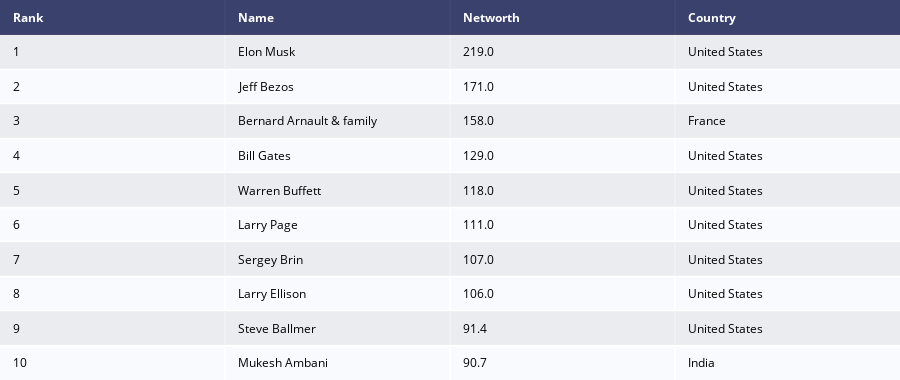

Notebook code for this chart:
### Code cell
top_10_table = ff.create_table(top_10)
top_10_table

### Figure 1 — Plotly figure (JSON) as saved in the notebook; plotly's stock layout.template omitted (floating-point values rounded to 4 significant figures)
{"data": [{"colorscale": [[0, "#00083e"], [0.5, "#ededee"], [1, "#ffffff"]], "hoverinfo": "none", "opacity": 0.75, "showscale": false, "type": "heatmap", "z": [[0, 0, 0, 0], [0.5, 0.5, 0.5, 0.5], [1, 1, 1, 1], [0.5, 0.5, 0.5, 0.5], [1, 1, 1, 1], [0.5, 0.5, 0.5, 0.5], [1, 1, 1, 1], [0.5, 0.5, 0.5, 0.5], [1, 1, 1, 1], [0.5, 0.5, 0.5, 0.5], [1, 1, 1, 1]]}], "layout": {"annotations": [{"align": "left", "font": {"color": "#ffffff"}, "showarrow": false, "text": "<b>Rank</b>", "x": -0.45, "xanchor": "left", "xref": "x", "y": 0, "yref": "y"}, {"align": "left", "font": {"color": "#ffffff"}, "showarrow": false, "text": "<b>Name</b>", "x": 0.55, "xanchor": "left", "xref": "x", "y": 0, "yref": "y"}, {"align": "left", "font": {"color": "#ffffff"}, "showarrow": false, "text": "<b>Networth</b>", "x": 1.55, "xanchor": "left", "xref": "x", "y": 0, "yref": "y"}, {"align": "left", "font": {"color": "#ffffff"}, "showarrow": false, "text": "<b>Country</b>", "x": 2.55, "xanchor": "left", "xref": "x", "y": 0, "yref": "y"}, {"align": "left", "font": {"color": "#000000"}, "showarrow": false, "text": "1", "x": -0.45, "xanchor": "left", "xref": "x", "y": 1, "yref": "y"}, {"align": "left", "font": {"color": "#000000"}, "showarrow": false, "text": "Elon Musk", "x": 0.55, "xanchor": "left", "xref": "x", "y": 1, "yref": "y"}, {"align": "left", "font": {"color": "#000000"}, "showarrow": false, "text": "219.0", "x": 1.55, "xanchor": "left", "xref": "x", "y": 1, "yref": "y"}, {"align": "left", "font": {"color": "#000000"}, "showarrow": false, "text": "United States", "x": 2.55, "xanchor": "left", "xref": "x", "y": 1, "yref": "y"}, {"align": "left", "font": {"color": "#000000"}, "showarrow": false, "text": "2", "x": -0.45, "xanchor": "left", "xref": "x", "y": 2, "yref": "y"}, {"align": "left", "font": {"color": "#000000"}, "showarrow": false, "text": "Jeff Bezos", "x": 0.55, "xanchor": "left", "xref": "x", "y": 2, "yref": "y"}, {"align": "left", "font": {"color": "#000000"}, "showarrow": false, "text": "171.0", "x": 1.55, "xanchor": "left", "xref": "x", "y": 2, "yref": "y"}, {"align": "left", "font": {"color": "#000000"}, "showarrow": false, "text": "United States", "x": 2.55, "xanchor": "left", "xref": "x", "y": 2, "yref": "y"}, {"align": "left", "font": {"color": "#000000"}, "showarrow": false, "text": "3", "x": -0.45, "xanchor": "left", "xref": "x", "y": 3, "yref": "y"}, {"align": "left", "font": {"color": "#000000"}, "showarrow": false, "text": "Bernard Arnault & family", "x": 0.55, "xanchor": "left", "xref": "x", "y": 3, "yref": "y"}, {"align": "left", "font": {"color": "#000000"}, "showarrow": false, "text": "158.0", "x": 1.55, "xanchor": "left", "xref": "x", "y": 3, "yref": "y"}, {"align": "left", "font": {"color": "#000000"}, "showarrow": false, "text": "France", "x": 2.55, "xanchor": "left", "xref": "x", "y": 3, "yref": "y"}, {"align": "left", "font": {"color": "#000000"}, "showarrow": false, "text": "4", "x": -0.45, "xanchor": "left", "xref": "x", "y": 4, "yref": "y"}, {"align": "left", "font": {"color": "#000000"}, "showarrow": false, "text": "Bill Gates", "x": 0.55, "xanchor": "left", "xref": "x", "y": 4, "yref": "y"}, {"align": "left", "font": {"color": "#000000"}, "showarrow": false, "text": "129.0", "x": 1.55, "xanchor": "left", "xref": "x", "y": 4, "yref": "y"}, {"align": "left", "font": {"color": "#000000"}, "showarrow": false, "text": "United States", "x": 2.55, "xanchor": "left", "xref": "x", "y": 4, "yref": "y"}, {"align": "left", "font": {"color": "#000000"}, "showarrow": false, "text": "5", "x": -0.45, "xanchor": "left", "xref": "x", "y": 5, "yref": "y"}, {"align": "left", "font": {"color": "#000000"}, "showarrow": false, "text": "Warren Buffett", "x": 0.55, "xanchor": "left", "xref": "x", "y": 5, "yref": "y"}, {"align": "left", "font": {"color": "#000000"}, "showarrow": false, "text": "118.0", "x": 1.55, "xanchor": "left", "xref": "x", "y": 5, "yref": "y"}, {"align": "left", "font": {"color": "#000000"}, "showarrow": false, "text": "United States", "x": 2.55, "xanchor": "left", "xref": "x", "y": 5, "yref": "y"}, {"align": "left", "font": {"color": "#000000"}, "showarrow": false, "text": "6", "x": -0.45, "xanchor": "left", "xref": "x", "y": 6, "yref": "y"}, {"align": "left", "font": {"color": "#000000"}, "showarrow": false, "text": "Larry Page", "x": 0.55, "xanchor": "left", "xref": "x", "y": 6, "yref": "y"}, {"align": "left", "font": {"color": "#000000"}, "showarrow": false, "text": "111.0", "x": 1.55, "xanchor": "left", "xref": "x", "y": 6, "yref": "y"}, {"align": "left", "font": {"color": "#000000"}, "showarrow": false, "text": "United States", "x": 2.55, "xanchor": "left", "xref": "x", "y": 6, "yref": "y"}, {"align": "left", "font": {"color": "#000000"}, "showarrow": false, "text": "7", "x": -0.45, "xanchor": "left", "xref": "x", "y": 7, "yref": "y"}, {"align": "left", "font": {"color": "#000000"}, "showarrow": false, "text": "Sergey Brin", "x": 0.55, "xanchor": "left", "xref": "x", "y": 7, "yref": "y"}, {"align": "left", "font": {"color": "#000000"}, "showarrow": false, "text": "107.0", "x": 1.55, "xanchor": "left", "xref": "x", "y": 7, "yref": "y"}, {"align": "left", "font": {"color": "#000000"}, "showarrow": false, "text": "United States", "x": 2.55, "xanchor": "left", "xref": "x", "y": 7, "yref": "y"}, {"align": "left", "font": {"color": "#000000"}, "showarrow": false, "text": "8", "x": -0.45, "xanchor": "left", "xref": "x", "y": 8, "yref": "y"}, {"align": "left", "font": {"color": "#000000"}, "showarrow": false, "text": "Larry Ellison", "x": 0.55, "xanchor": "left", "xref": "x", "y": 8, "yref": "y"}, {"align": "left", "font": {"color": "#000000"}, "showarrow": false, "text": "106.0", "x": 1.55, "xanchor": "left", "xref": "x", "y": 8, "yref": "y"}, {"align": "left", "font": {"color": "#000000"}, "showarrow": false, "text": "United States", "x": 2.55, "xanchor": "left", "xref": "x", "y": 8, "yref": "y"}, {"align": "left", "font": {"color": "#000000"}, "showarrow": false, "text": "9", "x": -0.45, "xanchor": "left", "xref": "x", "y": 9, "yref": "y"}, {"align": "left", "font": {"color": "#000000"}, "showarrow": false, "text": "Steve Ballmer", "x": 0.55, "xanchor": "left", "xref": "x", "y": 9, "yref": "y"}, {"align": "left", "font": {"color": "#000000"}, "showarrow": false, "text": "91.4", "x": 1.55, "xanchor": "left", "xref": "x", "y": 9, "yref": "y"}, {"align": "left", "font": {"color": "#000000"}, "showarrow": false, "text": "United States", "x": 2.55, "xanchor": "left", "xref": "x", "y": 9, "yref": "y"}, {"align": "left", "font": {"color": "#000000"}, "showarrow": false, "text": "10", "x": -0.45, "xanchor": "left", "xref": "x", "y": 10, "yref": "y"}, {"align": "left", "font": {"color": "#000000"}, "showarrow": false, "text": "Mukesh Ambani", "x": 0.55, "xanchor": "left", "xref": "x", "y": 10, "yref": "y"}, {"align": "left", "font": {"color": "#000000"}, "showarrow": false, "text": "90.7", "x": 1.55, "xanchor": "left", "xref": "x", "y": 10, "yref": "y"}, {"align": "left", "font": {"color": "#000000"}, "showarrow": false, "text": "India", "x": 2.55, "xanchor": "left", "xref": "x", "y": 10, "yref": "y"}], "height": 380, "margin": {"b": 0, "l": 0, "r": 0, "t": 0}, "xaxis": {"dtick": 1, "gridwidth": 2, "showticklabels": false, "tick0": -0.5, "ticks": "", "zeroline": false}, "yaxis": {"autorange": "reversed", "dtick": 1, "gridwidth": 2, "showticklabels": false, "tick0": 0.5, "ticks": "", "zeroline": false}}}
